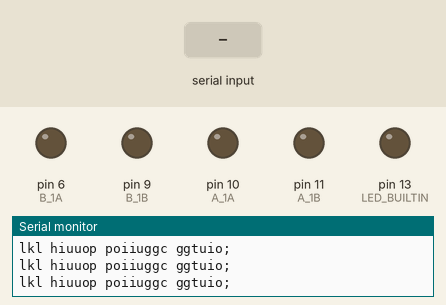
This program was run on a simulated Arduino Nano, built with avr-gcc and run on an emulated ATmega328P. On the bench: output pins drawn as LEDs (lit = HIGH), the last lines printed to the serial monitor. The test bench sets the inputs (shaded band).

Above: at 1.4 s.
1.5 s: "go2 \n" received over Serial
At 2.6 s:
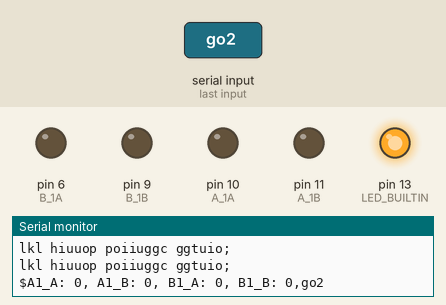
3.0 s: "90,45,200\n" received over Serial
At 3.8 s:
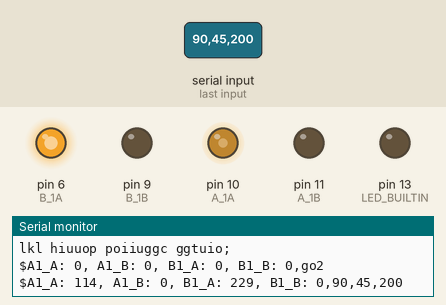
4.5 s: "90,45\n" received over Serial
At 5.0 s:
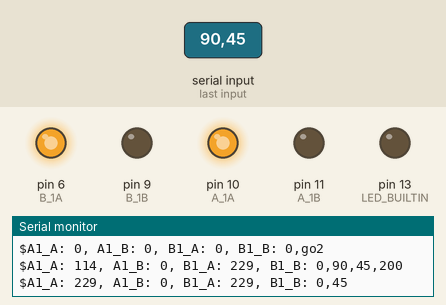
6.0 s: "30,150,10\n" received over Serial
At 7.2 s:
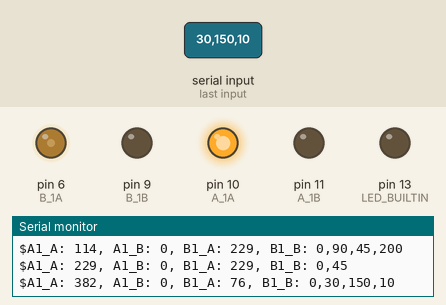
7.5 s: "30,150\n" received over Serial
At 8.4 s:
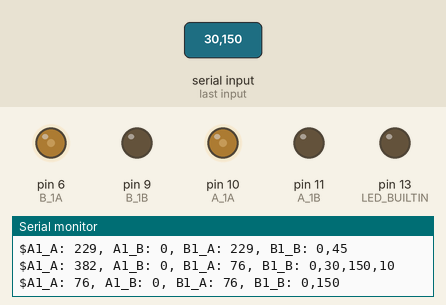
9.0 s: "5\n" received over Serial
At 9.5 s:
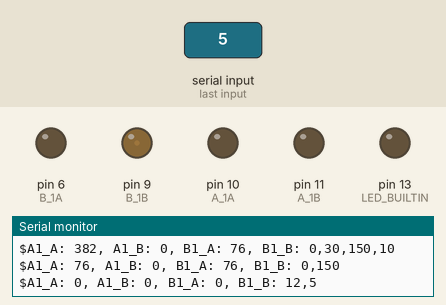
Timing chart, 0 to 11.5 s (numbered marks = the images above; inputs shaded):
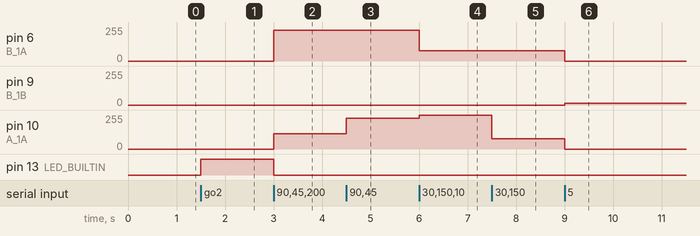

Measured:
- after the input at 1.5 s, pin 13 (LED_BUILTIN): LOW → HIGH at once
- after the input at 3.0 s, pin 6 (B_1A): 0/255 → 229/255 at once; pin 10 (A_1A): 0/255 → 114/255 at once; pin 13 (LED_BUILTIN): HIGH → LOW at once
- after the input at 4.5 s, pin 10 (A_1A): 114/255 → 229/255 at once
- after the input at 6.0 s, pin 6 (B_1A): 229/255 → 76/255 at once; pin 10 (A_1A): 229/255 → 255/255 at once
- after the input at 7.5 s, pin 10 (A_1A): 255/255 → 76/255 at once
- after the input at 9.0 s, pin 6 (B_1A), pin 10 (A_1A): 76/255 → 0/255 at once; pin 9 (B_1B): 0/255 → 12/255 at once

The program:

main.cpp
```cpp
#include <Arduino.h>
#include <SoftwareSerial.h>

SoftwareSerial Bluetooth(2, 3);

String inputString = "";         // a String to hold incoming data
bool stringComplete = false;  // whether the string is complete

String message = "";

int val;
int LED = 13;

//левое колесо
int A_1A = 10;
int A_1B = 11;
//правое колесо
int B_1A = 6;
int B_1B = 9;

String msg = "";


/* void goForward(int speed){
  Serial.println("forward");
  analogWrite(A_1A, speed);
  analogWrite(B_1A, speed);
  analogWrite(A_1B, 0);
  analogWrite(B_1B, 0);
}

void stop(){
  Serial.println("stop");
  analogWrite(A_1A, 0);
  analogWrite(B_1A, 0);
  analogWrite(A_1B, 0);
  analogWrite(B_1B, 0);
}

void goBack(int speed){
  Serial.println("back");
  analogWrite(A_1A, 0);
  analogWrite(B_1A, 0);
  analogWrite(A_1B, speed);
  analogWrite(B_1B, speed);
}

void goLeft(int speed){
  Serial.println("left");
  analogWrite(A_1A, 0);
  analogWrite(B_1A, speed);
  analogWrite(A_1B, 0);
  analogWrite(B_1B, 0);
}

void goRight(int speed){
  Serial.println("right");
  analogWrite(A_1A, speed);
  analogWrite(B_1A, 0);
  analogWrite(A_1B, 0);
  analogWrite(B_1B, 0);
} */

void go2(int left, int right, int dir, String time){

  //Serial.println("go2 "+time);
  //Serial.flush();
  int A_1A_speed = 0, A_1B_speed = 0, B_1A_speed = 0, B_1B_speed = 0;


  if (left == 0 && right == 0) //stop
  {
    //Serial.println("STOP");
    digitalWrite(LED_BUILTIN, HIGH);
    analogWrite(A_1A, 0);
    analogWrite(B_1A, 0);
    analogWrite(A_1B, 0);
    analogWrite(B_1B, 0);
  }

  else if (dir == 0) //go to rear
  {
      digitalWrite(LED_BUILTIN, LOW);

    //right speed
    if (right == 0)
    {
      A_1B_speed = 0;
    } else {
        A_1B_speed = map(right, 0, 100, 0, 255);
    }

    //left speed
    if (left == 0)
    {
      B_1B_speed = 0;
    } else {
        B_1B_speed = map(left, 0, 100, 0, 255);
    }

    analogWrite(A_1A, 0);
    analogWrite(B_1A, 0);
    analogWrite(A_1B, A_1B_speed);
    analogWrite(B_1B, B_1B_speed);
  }
    else //go to forvard
  {
      digitalWrite(LED_BUILTIN, LOW);

    //right speed
    A_1A_speed = map(right, 0, 100, 0, 255);
    //left speed
    B_1A_speed = map(left, 0, 100, 0, 255);
    analogWrite(A_1A, A_1A_speed);
    analogWrite(B_1A, B_1A_speed);
    analogWrite(A_1B, 0);
    analogWrite(B_1B, 0);
  }
  Serial.println("$A1_A: " + String(A_1A_speed) + ", A1_B: " + String(A_1B_speed)+", B1_A: " + String(B_1A_speed)+", B1_B: " + String(B_1B_speed)+","+time);
  //Serial.flush();

  //message = "$"+message + ";A1_A: " + String(A_1A_speed) + ", A1_B: " + String(A_1B_speed)+", B1_A: " + String(B_1A_speed)+", B1_B: " + String(B_1B_speed)+";"+time;
  //Serial.println(message);
  //message = "";

}

void go(float l, float f, float b, float r){

  int A_1A_speed = 0, A_1B_speed = 0, B_1A_speed = 0, B_1B_speed = 0;

  //go forward, f - l, f - r
  if (f > 0){
    // Serial.println("Forward");
    // Serial.flush();
    //right speed
    A_1A_speed = map((f-r)*10, 0, 10, 0, 255);
    //left speed
    B_1A_speed = map((f-l)*10, 0, 10, 0, 255);
    analogWrite(A_1A, A_1A_speed);
    analogWrite(B_1A, B_1A_speed);
    analogWrite(A_1B, 0);
    analogWrite(B_1B, 0);


  } else if (b > 0){
    // Serial.println("Back");
    // Serial.flush();

    //right speed
    A_1B_speed = map((b-r)*10, 0, 10, 0, 255);
    //left speed
    B_1B_speed = map((b-l)*10, 0, 10, 0, 255);
    analogWrite(A_1A, 0);
    analogWrite(B_1A, 0);
    analogWrite(A_1B, A_1B_speed);
    analogWrite(B_1B, B_1B_speed);
  }
  else if (b == 0 && f == 0)
  {
    // Serial.println("Stop");
    //     Serial.flush();

    analogWrite(A_1A, 0);
    analogWrite(B_1A, 0);
    analogWrite(A_1B, 0);
    analogWrite(B_1B, 0);
  }

  // Serial.print(A_1A_speed);
  // Serial.print(" ");
  // Serial.print(A_1B_speed);
  // Serial.print(" ");
  // Serial.print(B_1A_speed);
  // Serial.print(" ");
  // Serial.println(B_1B_speed);


}

void setup()
{

  // TCCR1A = TCCR1A & 0xe0 | 1;
  // TCCR1B = TCCR1B & 0xe0 | 0x0d;

  // TCCR0A = TCCR0A & 0xe0 | 1;
  // TCCR0B = TCCR0B & 0xe0 | 0x0d;

  // TCCR2A = TCCR2A & 0xe0 | 1;
  // TCCR2B = TCCR2B & 0xe0 | 0x0d;

  pinMode(LED_BUILTIN, OUTPUT);

  Serial.begin(115200);

  Serial.println("Serial begin");


  for(int i=0;i<10;i++){
    delay(20);
    Serial.println("lkl hiuuop poiiuggc ggtuio;");
  }

  //Bluetooth.begin(115200);

  // Serial.println("Bluetooth begin");
  // Serial.flush();

  //pinMode(LED, OUTPUT);
  pinMode(A_1A, OUTPUT);
  pinMode(A_1B, OUTPUT);
  pinMode(B_1A, OUTPUT);
  pinMode(B_1B, OUTPUT);

  //digitalWrite(LED, HIGH);
  /* analogWrite(A_1A, 150);
  delay(2000);
  analogWrite(A_1A, 0);
  analogWrite(A_1B, 150);
  delay(2000);
  analogWrite(A_1B, 0); */
  /* goForward(150);
  delay(2000);
  stop();
  goBack(100);
  delay(2000);
  stop(); */
}


void loop()
{

  if (stringComplete) {
    //Serial.println("String:"+inputString);


    int ind1, ind2, ind3, ind4;
    float l, r, d;
    String t;
    ind1 = inputString.indexOf(',');
    l = inputString.substring(0, ind1).toFloat();
    ind2 = inputString.indexOf(',', ind1+1 );
    r = inputString.substring(ind1+1, ind2+1).toFloat();
    ind3 = inputString.indexOf(',', ind2+1 );
    d = inputString.substring(ind2+1, ind3+1).toFloat();
    ind4 = inputString.indexOf(';');
    t = inputString.substring(ind3+1, ind4);
    //Serial.println("$"+String(l)+","+String(r)+","+String(d)+","+t);

    //message = message + String(l)+","+String(r)+","+String(d)+","+t;
    go2(l, r, d, t);


    // clear the string:
    inputString = "";
    stringComplete = false;

  }

  /*if (Serial.available())
  {
    //считываем данные в виде l,t,b,r;
    // String l = Serial.readStringUntil(',');
    // String f = Serial.readStringUntil(',');
    // String b = Serial.readStringUntil(',');
    // String r = Serial.readStringUntil(',');
    // String msg_time = Serial.readStringUntil(';');

    // Serial.println(""+l+" "+f+" "+b+" "+r+" "+msg_time);
    //     Serial.flush();

    // //пишем в моторы
    // if (isDigit(l.charAt(0)) && isDigit(f.charAt(0)) && isDigit(b.charAt(0)) && isDigit(r.charAt(0))) {
    //     go(l.toFloat(), f.toFloat(), b.toFloat(), r.toFloat());
    // }

    ////////////
    String left = Serial.readStringUntil(',');
    String right = Serial.readStringUntil(',');
    String dir = Serial.readStringUntil(',');
    String time = Serial.readStringUntil(';');


    if (isDigit(left.charAt(0)) && isDigit(right.charAt(0)) && isDigit(dir.charAt(0)))
    {
      Serial.println("$"+left+","+right+","+dir+","+time);
      //Serial.flush();
      go2(left.toInt(), right.toInt(), dir.toInt(), time);
    }


    /*  val = Bluetooth.read();


    if ((char)val == ';') {
      Serial.println(msg);
      msg = "";
    }
    else
    {
      msg = msg + (char)val;
    }  */


    // символ f - едем вперёд
    /* if (val == 'f')
    {
      digitalWrite(LED, HIGH);
      goForward(150);
    } else if (val == 's')
    {
         digitalWrite(LED, LOW);
         stop();
    }
    else if ( val == 'l')
    {
      goLeft(150);
    } else if (val == 'b')
    {
      goBack(150);
    } else if (val == 'r')
    {
      goRight(150);
    } */
  /*}*/

}
void serialEvent()
  {
    while (Serial.available()) {
      // get the new byte:
      char inChar = (char)Serial.read();
      // add it to the inputString:
      // if the incoming character is a newline, set a flag so the main loop can
      // do something about it:
      if (inChar == '\n') {
       stringComplete = true;
      } else {
          inputString += inChar;
          //Serial.println(inputString);
      }


  }
  }
```
